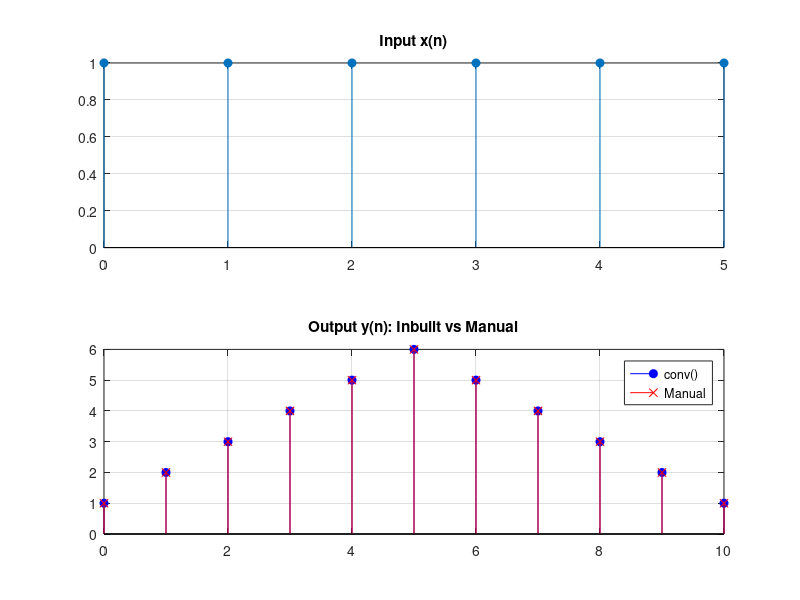

This figure's MATLAB source:
clc; clear; close all;

% 1. Define active pulse (Length 6)
x = ones(1, 6); 
h = x; 
n_x = 0:5;

% 2. Inbuilt
y_inbuilt = conv(x, h);
n_y = 0:(length(y_inbuilt)-1);

% 3. Manual Logic (Safe & Easy)
Lx = length(x); Lh = length(h);
y_manual = zeros(1, Lx + Lh - 1);
for i = 1:length(y_manual)
    for j = 1:Lx
        k = i - j + 1;
        if (k > 0) && (k <= Lh)
            y_manual(i) = y_manual(i) + x(j) * h(k);
        end
    end
end

% 4. Plot (Combined for verification)
subplot(2,1,1); stem(n_x, x, 'filled'); title('Input x(n)'); grid on;
subplot(2,1,2); stem(n_y, y_inbuilt, 'filled', 'b'); hold on;
stem(n_y, y_manual, 'rx'); title('Output y(n): Inbuilt vs Manual');
legend('conv()', 'Manual'); grid on;
